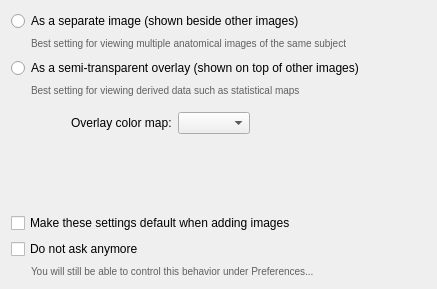
<?xml version="1.0" encoding="UTF-8"?>
<ui version="4.0">
 <class>OverlayRolePage</class>
 <widget class="QWidget" name="OverlayRolePage">
  <property name="geometry">
   <rect>
    <x>0</x>
    <y>0</y>
    <width>437</width>
    <height>289</height>
   </rect>
  </property>
  <property name="windowTitle">
   <string>Form</string>
  </property>
  <property name="styleSheet">
   <string notr="true"/>
  </property>
  <layout class="QVBoxLayout" name="verticalLayout_4">
   <item>
    <widget class="QWidget" name="wgtMain" native="true">
     <layout class="QVBoxLayout" name="verticalLayout_3">
      <property name="leftMargin">
       <number>0</number>
      </property>
      <property name="topMargin">
       <number>0</number>
      </property>
      <property name="rightMargin">
       <number>0</number>
      </property>
      <property name="bottomMargin">
       <number>0</number>
      </property>
      <item>
       <widget class="QRadioButton" name="btnSeparate">
        <property name="text">
         <string>As a separate image (shown beside other images)</string>
        </property>
       </widget>
      </item>
      <item>
       <widget class="QWidget" name="widget_2" native="true">
        <layout class="QVBoxLayout" name="verticalLayout">
         <property name="leftMargin">
          <number>20</number>
         </property>
         <property name="topMargin">
          <number>0</number>
         </property>
         <property name="rightMargin">
          <number>0</number>
         </property>
         <property name="bottomMargin">
          <number>0</number>
         </property>
         <item>
          <widget class="QLabel" name="label_2">
           <property name="styleSheet">
            <string notr="true">font-size:10px;
color:rgb(96, 96, 96);</string>
           </property>
           <property name="text">
            <string>Best setting for viewing multiple anatomical images of the same subject</string>
           </property>
           <property name="wordWrap">
            <bool>true</bool>
           </property>
          </widget>
         </item>
        </layout>
       </widget>
      </item>
      <item>
       <spacer name="verticalSpacer_2">
        <property name="orientation">
         <enum>Qt::Vertical</enum>
        </property>
        <property name="sizeType">
         <enum>QSizePolicy::Fixed</enum>
        </property>
        <property name="sizeHint" stdset="0">
         <size>
          <width>20</width>
          <height>2</height>
         </size>
        </property>
       </spacer>
      </item>
      <item>
       <widget class="QRadioButton" name="btnOverlay">
        <property name="text">
         <string>As a semi-transparent overlay (shown on top of other images)</string>
        </property>
       </widget>
      </item>
      <item>
       <widget class="QWidget" name="widget_3" native="true">
        <layout class="QVBoxLayout" name="verticalLayout_5">
         <property name="leftMargin">
          <number>20</number>
         </property>
         <property name="topMargin">
          <number>0</number>
         </property>
         <property name="rightMargin">
          <number>0</number>
         </property>
         <property name="bottomMargin">
          <number>0</number>
         </property>
         <item>
          <widget class="QLabel" name="label_3">
           <property name="styleSheet">
            <string notr="true">font-size:10px;
color:rgb(96, 96, 96);</string>
           </property>
           <property name="text">
            <string>Best setting for viewing derived data such as statistical maps</string>
           </property>
           <property name="wordWrap">
            <bool>true</bool>
           </property>
          </widget>
         </item>
         <item>
          <widget class="QWidget" name="widget_5" native="true">
           <layout class="QHBoxLayout" name="horizontalLayout">
            <property name="leftMargin">
             <number>40</number>
            </property>
            <item alignment="Qt::AlignLeft">
             <widget class="QLabel" name="label_4">
              <property name="text">
               <string>Overlay color map:</string>
              </property>
             </widget>
            </item>
            <item alignment="Qt::AlignLeft">
             <widget class="QComboBox" name="inOverlayColorMap">
              <property name="maximumSize">
               <size>
                <width>200</width>
                <height>16777215</height>
               </size>
              </property>
             </widget>
            </item>
            <item>
             <spacer name="horizontalSpacer">
              <property name="orientation">
               <enum>Qt::Horizontal</enum>
              </property>
              <property name="sizeHint" stdset="0">
               <size>
                <width>40</width>
                <height>20</height>
               </size>
              </property>
             </spacer>
            </item>
           </layout>
          </widget>
         </item>
        </layout>
       </widget>
      </item>
      <item>
       <spacer name="verticalSpacer">
        <property name="orientation">
         <enum>Qt::Vertical</enum>
        </property>
        <property name="sizeHint" stdset="0">
         <size>
          <width>20</width>
          <height>15</height>
         </size>
        </property>
       </spacer>
      </item>
      <item>
       <widget class="QCheckBox" name="chkMakeDefault">
        <property name="text">
         <string>Make these settings default when adding images</string>
        </property>
       </widget>
      </item>
      <item>
       <widget class="QCheckBox" name="chkDoNotAsk">
        <property name="text">
         <string>Do not ask anymore</string>
        </property>
       </widget>
      </item>
      <item>
       <widget class="QWidget" name="widget_4" native="true">
        <layout class="QVBoxLayout" name="verticalLayout_2">
         <property name="leftMargin">
          <number>20</number>
         </property>
         <property name="topMargin">
          <number>0</number>
         </property>
         <property name="rightMargin">
          <number>0</number>
         </property>
         <property name="bottomMargin">
          <number>0</number>
         </property>
         <item>
          <widget class="QLabel" name="label_5">
           <property name="styleSheet">
            <string notr="true">font-size:10px;
color:rgb(96, 96, 96);</string>
           </property>
           <property name="text">
            <string>You will still be able to control this behavior under Preferences...</string>
           </property>
           <property name="wordWrap">
            <bool>true</bool>
           </property>
          </widget>
         </item>
        </layout>
       </widget>
      </item>
     </layout>
    </widget>
   </item>
  </layout>
 </widget>
 <resources/>
 <connections/>
</ui>
